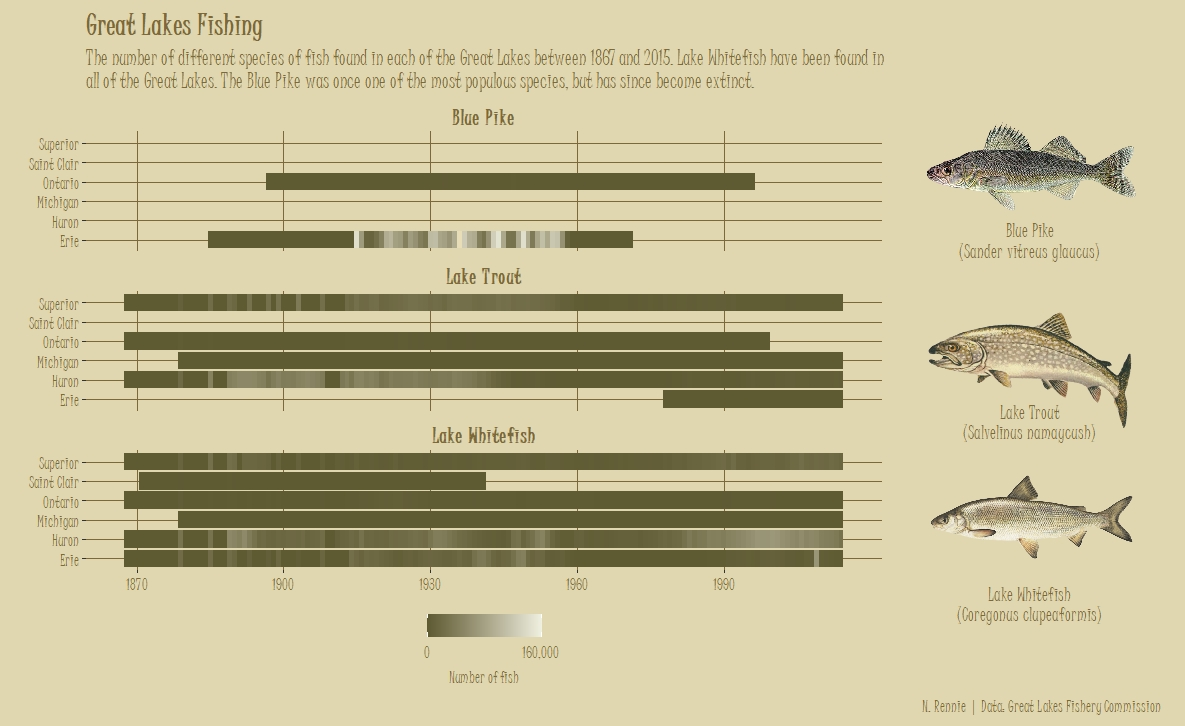

Generate this figure with R:
library(tidyverse)
library(extrafont)
library(cowplot)

tuesdata <- tidytuesdayR::tt_load('2021-06-08')
fishing <- tuesdata$fishing

select_fish <- c("Lake Trout", "Blue Pike", "Lake Whitefish")
fish <- filter(fishing, species %in% select_fish)[,c(1,2,3,4)]
f1 <- fish %>% group_by(lake, year, species) %>% summarise(count = sum(grand_total, na.rm=T))

p <- ggplot() +
  geom_tile(data=f1, mapping=aes(x=year, y=lake, fill=count, height=.9)) +
  labs(title="Great Lakes Fishing", caption="N. Rennie | Data: Great Lakes Fishery Commission", y="", x="", 
       subtitle = "The number of different species of fish found in each of the Great Lakes between 1867 and 2015. Lake Whitefish have been found in\nall of the Great Lakes. The Blue Pike was once one of the most populous species, but has since become extinct.") +
  scale_fill_gradient("Number of fish", low="#5e5a32", high="#f1f1e2", na.value="#e8ddb7", limits=c(0,160000), breaks=c(0,160000), labels=c("0", "160,000")) +
  facet_wrap(~species, ncol=1) +
  scale_x_continuous(limits=c(1867,2015), breaks=seq(1870,2015,30)) +
  guides(fill = guide_colorbar(title.position = "bottom")) +
  theme_gray() +
  theme(strip.background =element_rect(fill=alpha("#e0d7b0", 0.5)),
        strip.text = element_text(colour = '#7c683b', family="Juice ITC", size=16, face=2),
        plot.background = element_rect(fill = "#e0d7b0", colour="#e0d7b0"),
        panel.background = element_rect(fill = "#e0d7b0", colour="#e0d7b0"),
        legend.background = element_rect(fill = "#e0d7b0"),
        legend.key = element_rect(fill = "#e0d7b0", colour="#e0d7b0"), 
        legend.text =  element_text(colour = "#7c683b", size=12, family="Juice ITC"),
        legend.title =  element_text(colour = "#7c683b", size=12, family="Juice ITC", hjust=0.5),
        plot.title = element_text(colour = "#7c683b", size=22, face="bold", hjust = 0, family="Juice ITC"),
        plot.subtitle = element_text(colour = "#7c683b", size=16, hjust = 0, family="Juice ITC"),
        plot.caption = element_text(colour = "#7c683b", size=12, hjust = 1.5, family="Juice ITC"),
        legend.position="bottom",
        plot.margin = unit(c(0.3, 8, 0.3, 0.8), "cm"), #top, right, bottom, left
        axis.title= element_blank(),
        axis.text = element_text(colour = "#7c683b", size=12, family="Juice ITC"),
        panel.grid.major = element_line(colour="#7c683b"),
        panel.grid.minor = element_blank())

p

#dev.new(width=13,height=8,unit="cm", noRStudioGD = TRUE)

fish1 <- "C:/Users/rennien/OneDrive - Lancaster University/Programming/git/tidytuesday/2021/08-06-2021/blue_pike.png"
fish2 <- "C:/Users/rennien/OneDrive - Lancaster University/Programming/git/tidytuesday/2021/08-06-2021/lake_trout.png"
fish3 <- "C:/Users/rennien/OneDrive - Lancaster University/Programming/git/tidytuesday/2021/08-06-2021/lake_whitefish.png"

q <- ggdraw() + 
  draw_plot(p) +
  draw_image(
    fish1, x = 0.87, y = 0.85, hjust = 0.5, vjust = 1, halign = 1, valign = 1,
    width = 0.18
  ) +
  draw_image(
    fish2, x = 0.87, y = 0.6, hjust = 0.5, vjust = 1, halign = 1, valign = 1,
    width = 0.18
  ) +
  draw_image(
    fish3, x = 0.87, y = 0.35, hjust = 0.5, vjust = 1, halign = 1, valign = 1,
    width = 0.18
  ) +
  draw_label(label="Blue Pike\n(Sander vitreus glaucus)", x=0.87, y=0.67, hjust=0.5, fontfamily="Juice ITC", size=14, colour = "#7c683b") +
  draw_label(label="Lake Trout\n(Salvelinus namaycush)", x=0.87, y=0.42, hjust=0.5, fontfamily="Juice ITC", size=14, colour = "#7c683b") +
  draw_label(label="Lake Whitefish\n(Coregonus clupeaformis)", x=0.87, y=0.17, hjust=0.5, fontfamily="Juice ITC", size=14, colour = "#7c683b")

q
